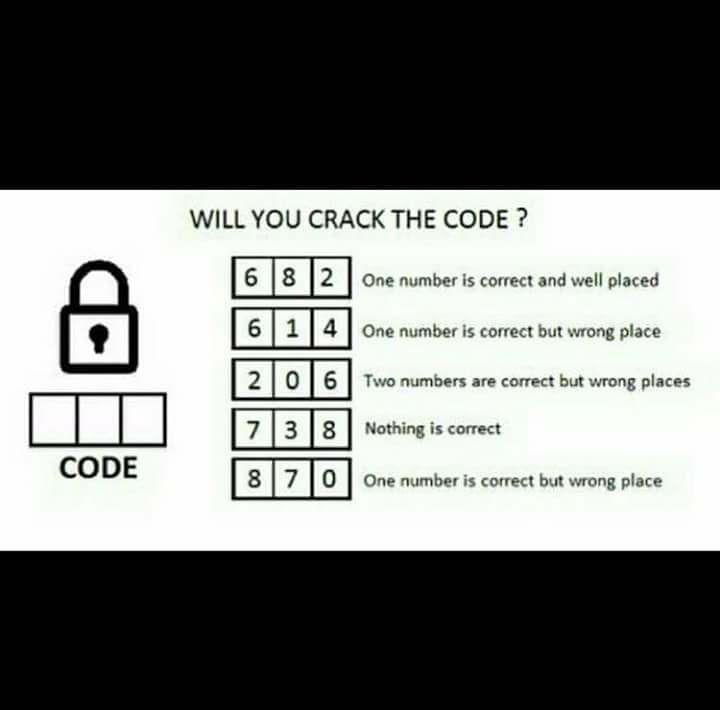
#> input picture images/will_you_crack_the_code.jpg, 720 x 710 px
$ python test_detection_and_recognition.py
#> lines starting #> are read from the running program, lines starting #| are printed output that depends on the picture; after the words box and inside, x2 and y2 are one past the last pixel; in counts of white or black regions, pixels touching at a corner belong together
import numpy as np, cv2, os, pytesseract, textwrap, re
try:
    from PIL import Image
except ImportError:
    import Image


def clean_and_crop_horizontal_image(horizontal):
    cols = horizontal.shape[1]
    row_white_counts = np.count_nonzero(horizontal, axis=1)
    rows_with_horizontal_line_indexes = np.where((row_white_counts > 0.1*cols) & (row_white_counts < 0.7*cols))[0]
    group_lower_border_indexes = np.where(np.diff(rows_with_horizontal_line_indexes)>6)[0]
    group_lower_border_indexes = np.append(group_lower_border_indexes, -1)
    rows_with_horizontal_line_indexes = rows_with_horizontal_line_indexes[group_lower_border_indexes]

    start_border_row = rows_with_horizontal_line_indexes[0] - 5
    end_border_row = rows_with_horizontal_line_indexes[-1]

    n_diff = np.diff(np.copy(horizontal))
    border_cols = np.where(np.count_nonzero(n_diff, axis=0)>10)[0]
    horizontal[:,border_cols[-1]:]=0

    horizontal = horizontal[start_border_row:end_border_row+1,border_cols[0]:]
    return (horizontal, (start_border_row, end_border_row), (border_cols[0], border_cols[-1]))


def create_horizontal_image(bw):
    horizontal = np.copy(bw)

    cols =  bw.shape[1]
    horizontal_size = cols // 30
    # Create structure element for extracting horizontal lines through morphology operations
    horizontalStructure = cv2.getStructuringElement(cv2.MORPH_RECT, (horizontal_size, 1))
    # Apply morphology operations
    horizontal = cv2.erode(horizontal, horizontalStructure)
    horizontal = cv2.dilate(horizontal, horizontalStructure, iterations=2)
    return horizontal


def create_vertical_image(bw):
    vertical = np.copy(bw)
    rows = vertical.shape[0]
    verticalsize = rows // 10
    # Create structure element for extracting vertical lines through morphology operations
    verticalStructure = cv2.getStructuringElement(cv2.MORPH_RECT, (1, verticalsize))
    # Apply morphology operations
    vertical = cv2.erode(vertical, verticalStructure)
    vertical = cv2.dilate(vertical, verticalStructure, iterations=2)
    vertical = cv2.blur(vertical, (7,7))

    # Avoid numbers influence
    black_mask = np.count_nonzero(vertical, axis=0) < 0.9*vertical.shape[0]
    vertical[:,black_mask] = 0

    return vertical


def clean_grayscale_image_with_helper_images(gray_image, horizontal, vertical):
    gray_copy = np.copy(gray_image)
    gray_copy[horizontal > 0] = 255
    gray_copy[vertical > 0] = 255
    return gray_copy


def detect_numbers_and_text_areas(image):
    # convert to grayscale. It will be base of image
    gray_image = cv2.cvtColor(image, cv2.COLOR_BGR2GRAY)

    # Now we need to get rid of all the rest.
    # Create inverted black-white image
    gray = cv2.bitwise_not(gray_image)
    bw = cv2.adaptiveThreshold(gray, 255, cv2.ADAPTIVE_THRESH_MEAN_C, cv2.THRESH_BINARY, 15, -2)

    # create image with horizontal lines of grid only
    horizontal = create_horizontal_image(bw)
    horizontal, (start_border_row, end_border_row), (start_numbers_col, end_number_col) = clean_and_crop_horizontal_image(horizontal)

    bw = bw[start_border_row:end_border_row+1,start_numbers_col:]
    gray_image = gray_image[start_border_row:end_border_row+1,start_numbers_col:]

    vertical = create_vertical_image(bw)
    gray_copy = clean_grayscale_image_with_helper_images(gray_image, horizontal, vertical)

    numbers = gray_copy[:,:end_number_col-start_numbers_col - 10]
    numbers[numbers > 150] = 255
    cv2.imwrite('numbers.png', numbers)
    cv2.imwrite('text.png', gray_copy[:,end_number_col-start_numbers_col - 10:])
    return 'numbers.png', 'text.png'


# [14 lines left out: function text_to_sentences, not called in this run]


def ocr(numbers_fiel_path, text_file_path):
    number_lines_str = pytesseract.image_to_string(Image.open(numbers_fiel_path), config=("--psm 6"))
    number_lines = [re.sub('[^0-9]','', line) for line in number_lines_str.split("\n")]
    number_lines = [[int(ch) for ch in line] for line in number_lines if len(line) > 0]
    text_lines_str = pytesseract.image_to_string(Image.open(text_file_path))
    text_lines = text_to_sentences(text_lines_str)
    assert len(number_lines) == len(text_lines)

    return [{'digits': digits, 'sentence': sentence} for digits, sentence in zip(number_lines, text_lines)]


def get_textual_connstraints_from_image(image_path):
#> called with image_path = 'images/will_you_crack_the_code.jpg'
    image = cv2.imread(image_path)
#> image is the input picture: shape (710, 720, 3); mean B, G, R 116.6, 118.7, 117

    numbers_path, text_path = detect_numbers_and_text_areas(image)
#> in detect_numbers_and_text_areas, `gray = cv2.bitwise_not(gray_image)`:
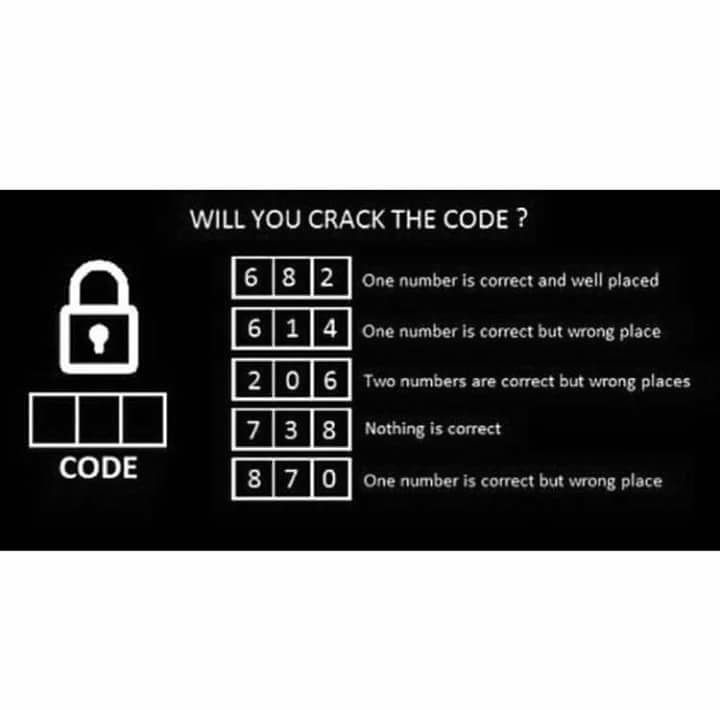
#> gray: shape (710, 720); min 0, max 255, mean 137
#> in detect_numbers_and_text_areas, `bw = cv2.adaptiveThreshold(gray, 255, cv2.ADAPTIVE_THRESH_MEAN_C, cv2...`:
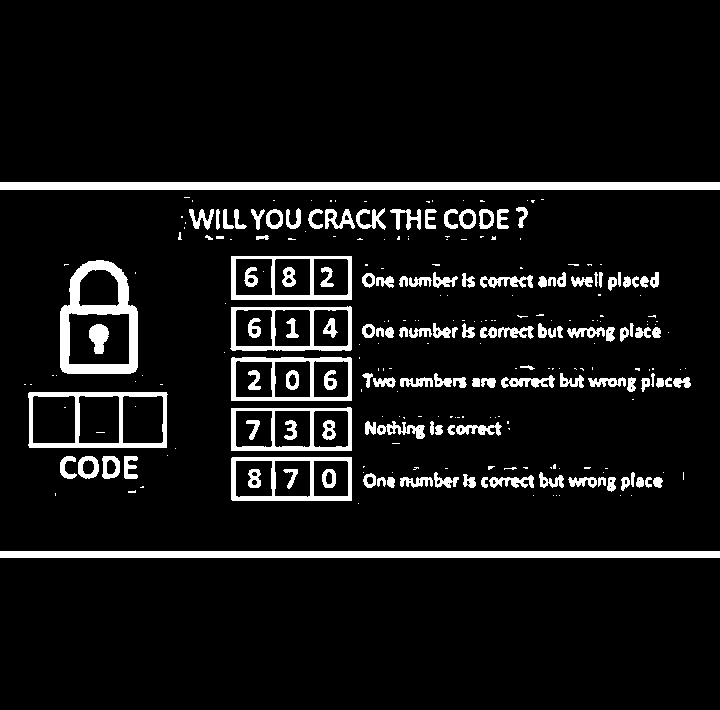
#> bw: shape (710, 720); 8% white; 281 white regions (151 under 20 px), largest, box (x1, y1, x2, y2) and area: (0, 182, 720, 190) 5760, (0, 551, 720, 558) 5040, (60, 260, 138, 374) 3472
#> in create_horizontal_image, `horizontal = cv2.erode(horizontal, horizontalStructure)`: horizontal: shape (710, 720); 3.3% white; 18 white regions (1 under 20 px), largest, box (x1, y1, x2, y2) and area: (0, 182, 720, 190) 5760, (0, 551, 720, 558) 5040, (40, 443, 156, 448) 577
#> in create_horizontal_image, `horizontal = cv2.dilate(horizontal, horizontalStructure, iterations=2)`: horizontal: shape (710, 720); 4% white; 18 white regions, largest, box (x1, y1, x2, y2) and area: (0, 182, 720, 190) 5760, (0, 551, 720, 558) 5040, (50, 364, 151, 374) 976
#> in clean_and_crop_horizontal_image, `row_white_counts = np.count_nonzero(horizontal, axis=1)`: row_white_counts = 710 values, max 720 at index 182, min 0 at index 0, mean 28.75
#> in clean_and_crop_horizontal_image, `rows_with_horizontal_line_indexes = np.where((row_white_counts > 0.1*c..`: rows_with_horizontal_line_indexes = 63 values from 256 to 500
#> in clean_and_crop_horizontal_image, `group_lower_border_indexes = np.where(np.diff(rows_with_horizontal_lin..`: group_lower_border_indexes = [2, 7, 15, 19, 33, 42, 45, 53, 57]
#> in clean_and_crop_horizontal_image, `group_lower_border_indexes = np.append(group_lower_border_indexes, -1)`: group_lower_border_indexes = [2, 7, 15, 19, 33, 42, 45, 53, 57, -1]
#> in clean_and_crop_horizontal_image, `rows_with_horizontal_line_indexes = rows_with_horizontal_line_indexes[..`: rows_with_horizontal_line_indexes = [258, 299, 313, 349, 373, 400, 410, 450, 460, 500]
#> in clean_and_crop_horizontal_image, `start_border_row = rows_with_horizontal_line_indexes[0] - 5`: start_border_row = 253
#> in clean_and_crop_horizontal_image, `end_border_row = rows_with_horizontal_line_indexes[-1]`: end_border_row = 500
#> in clean_and_crop_horizontal_image, `n_diff = np.diff(np.copy(horizontal))`:
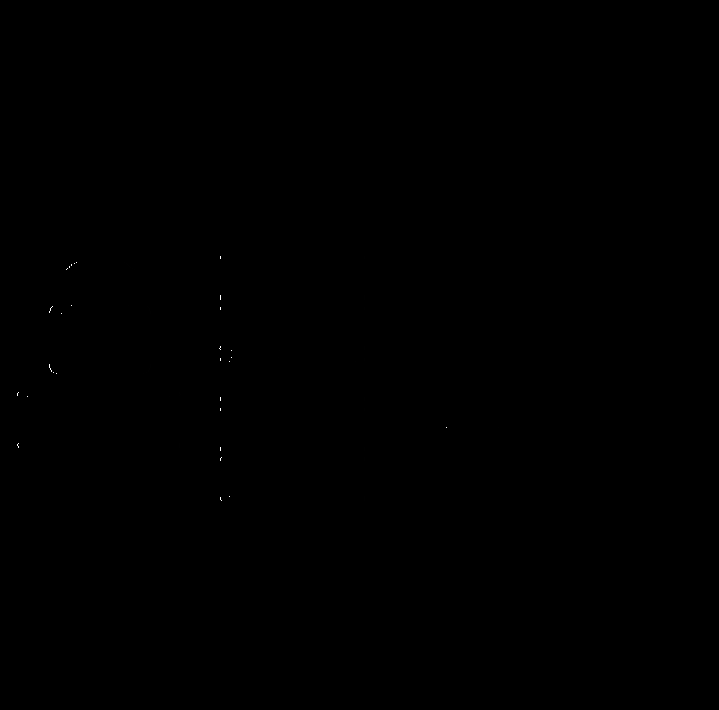
#> n_diff: shape (710, 719); min 0, max 255, mean 0
#> in clean_and_crop_horizontal_image, `border_cols = np.where(np.count_nonzero(n_diff, axis=0)>10)[0]`: border_cols = [220, 364]
#> in clean_and_crop_horizontal_image, `horizontal[:,border_cols[-1]:]=0`: horizontal: shape (710, 720); 2.9% white; 17 white regions, largest, box (x1, y1, x2, y2) and area: (0, 182, 364, 190) 2912, (0, 551, 364, 558) 2548, (50, 364, 151, 374) 976
#> in clean_and_crop_horizontal_image, `horizontal = horizontal[start_border_row:end_border_row+1,border_cols[..`:
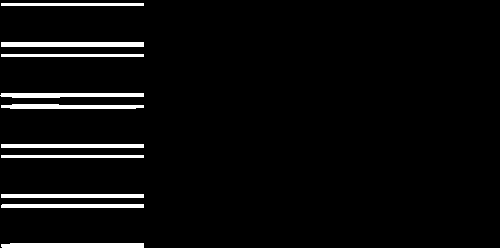
#> horizontal: shape (248, 500); 4.6% white; 10 white regions, largest, box (x1, y1, x2, y2) and area: (1, 42, 144, 47) 715, (1, 243, 144, 248) 705, (0, 93, 144, 98) 621
#> in detect_numbers_and_text_areas, `horizontal, (start_border_row, end_border_row), (start_numbers_col, en..`: start_border_row = 253; end_border_row = 500; start_numbers_col = 220; end_number_col = 364
#> in detect_numbers_and_text_areas, `bw = bw[start_border_row:end_border_row+1,start_numbers_col:]`: bw: shape (248, 500); 16% white; 201 white regions (101 under 20 px), largest, box (x1, y1, x2, y2) and area: (11, 204, 132, 248) 1683, (11, 104, 132, 148) 1627, (11, 3, 132, 47) 1569
#> in create_vertical_image, `vertical = cv2.erode(vertical, verticalStructure)`: vertical: shape (248, 500); 1.5% white; 20 white regions, largest, box (x1, y1, x2, y2) and area: (11, 216, 16, 248) 147, (90, 216, 94, 248) 128, (128, 216, 132, 248) 128
#> in create_vertical_image, `vertical = cv2.dilate(vertical, verticalStructure, iterations=2)`: vertical: shape (248, 500); 3.2% white; 4 white regions, box (x1, y1, x2, y2) and area: (11, 0, 16, 248) 1240, (90, 0, 94, 248) 992, (128, 0, 132, 248) 992, (52, 0, 55, 248) 744
#> in clean_grayscale_image_with_helper_images, `gray_copy[vertical > 0] = 255`:
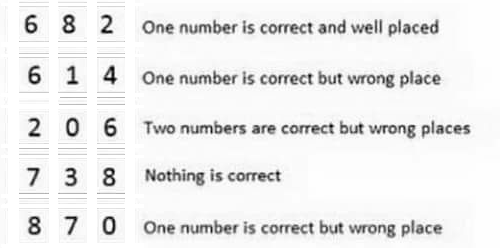
#> gray_copy: shape (248, 500); min 1, max 255, mean 237.2
#> in detect_numbers_and_text_areas, `numbers[numbers > 150] = 255`:
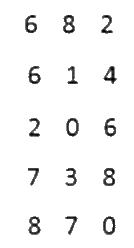
#> numbers: shape (248, 134); min 1, max 255, mean 245.6
#> in detect_numbers_and_text_areas, `cv2.imwrite('text.png', gray_copy[:,end_number_col-start_numbers_col -..`:
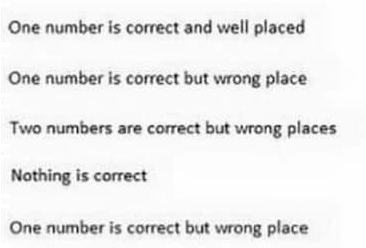
#> saved as text.png: shape (248, 366); min 1, max 255, mean 236.9
#> numbers_path = 'numbers.png'; text_path = 'text.png'
    return ocr(numbers_path, text_path)


# [27 lines left out: function constraint2image, not called in this run]


if __name__ == '__main__':
    imagePath = os.getcwd() + '/images/will_you_crack_the_code.jpg'
    print(get_textual_connstraints_from_image(imagePath))
#> (the call stopped at in ocr, `number_lines_str = pytesseract.image_to_string(Image.open(numbers_fiel..`: pytesseract is not available in this run)
